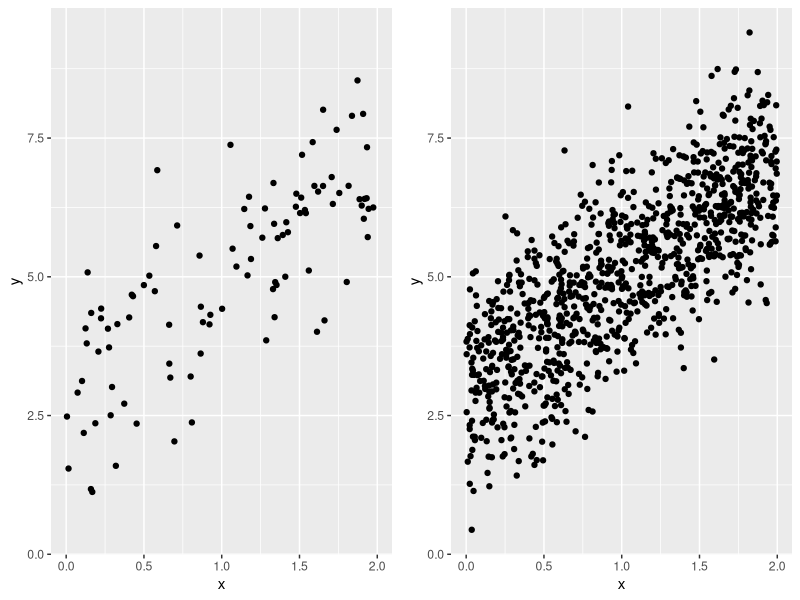
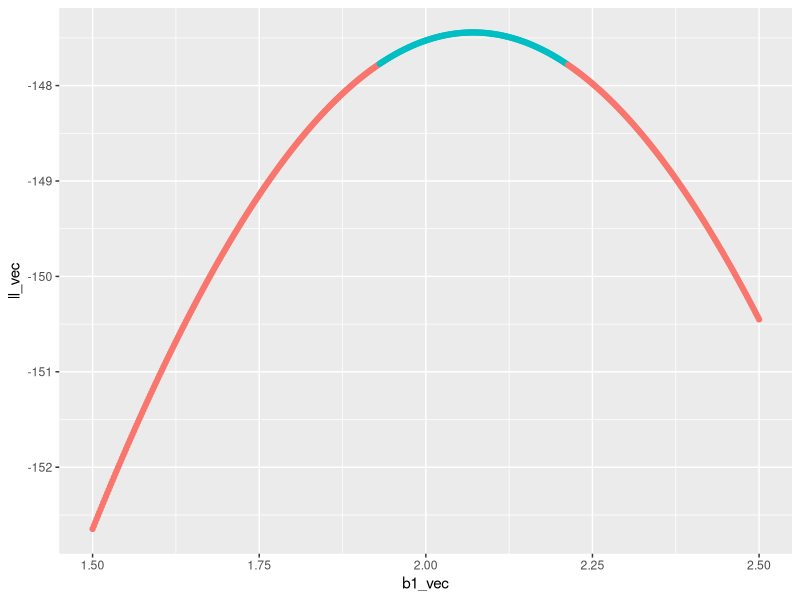

The R source for these figures, in order:
## ---- chunk 1
#| label: setup

# load all necessary packages
library(ggplot2)
library(cowplot)
library(dplyr)

## ---- chunk 2
# the true intercept
b0 <- 3

# the true slope
b1 <- 2

# the true sd of the normal dist
s <- 1

# now a data set with 100 samples
x <- runif(100, 0, 2)
y <- rnorm(length(x), b0 + b1 * x, sd = s)
dat_100 <- data.frame(x, y)

# next a data set with 1000 samples
x <- runif(1000, 0, 2)
y <- rnorm(length(x), b0 + b1 * x, sd = s)
dat_1000 <- data.frame(x, y)


## ---- chunk 3
#| label: fig-sim

gp_100 <- ggplot(dat_100, aes(x, y)) +
    geom_point() +
    xlim(range(dat_100$x, dat_1000$x)) +
    ylim(range(dat_100$y, dat_1000$y))

gp_1000 <- ggplot(dat_1000, aes(x, y)) +
    geom_point() +
    xlim(range(dat_100$x, dat_1000$x)) +
    ylim(range(dat_100$y, dat_1000$y))

# note: we can use `plot_grid` from package cowplot
# to compose multiple plots in one, but we needed
# to manually set `xlim` and `ylim` to be the same
# across plots
plot_grid(gp_100, gp_1000, nrow = 1)
## ---- chunk 4
# a function to calculate profile likelihood for slope of 
# a linear model `y ~ x`
prof_ll_fun <- function(b1_vec, x, y) {
    # vector to hold log likelihoods
    ll_vec <- numeric(length(b1_vec))
    
    # loop over all values of b1_vec
    for(i in 1:length(b1_vec)) {
        # make fixed model
        mod_fixed <- lm(y ~ 1 + offset(b1_vec[i] * x))
        
        # calculate log lik and store it
        ll_vec[i] <- as.numeric(logLik(mod_fixed))
    }
    
    # combine into data.frame
    ll <- data.frame(b1_vec, ll_vec)
    
    # now compare log lik of fixed models to log lik of full model
    
    # the full model
    # no need for `data` arg because we directly pass `x` and `y`
    # to the `prof_ll_fun` function
    mod <- lm(y ~ x) 
    
    # log lik of full model
    ll_full <- as.numeric(logLik(mod))
    
    # add column for whether point is within 95% CI
    ll <- mutate(ll, 
                 in_ci = ll_vec >= ll_full - pchisq(0.95, 1) / 2)
    
    # return the data.frame
    return(ll)
}

## ---- chunk 5
#| label: fig-prof-ll-100

# make a vector of possible b1 values
# we know the true slope is 2, so make values on either
# side of that
possible_b1 <- seq(1.5, 2.5, length.out = 500)

# run the profile likelihood function
prof_ll_100 <- prof_ll_fun(possible_b1, dat_100$x, dat_100$y)

# plot it
gp_prof_100 <- ggplot(prof_ll_100, aes(b1_vec, ll_vec, color = in_ci)) +
    geom_point() +
    # removing legend so we can ultimately add this plot
    # to the plot for profile likelihood with 1000 samples
    theme(legend.position = "none")

gp_prof_100
## ---- chunk 6
# sample size (this will vary across the loop)
n <- 100

# true slope (this will vary)
b1 <- 2

# simulated data (this will also vary for every iteration)
x <- runif(n, 0, 2)

# for simplicity we will keep intercept and variance
# constant across simulations, but `y` itself will need to 
# be re-simulated every time
y <- rnorm(n, mean = 1 + b1 * x, sd = 1)

# full model
mod1 <- lm(y ~ x)

# reduced model
mod0 <- lm(y ~ 1)

# calculate LRT p-value by hand (will be faster 
# in a for loop)
lambda <- 2 * (logLik(mod1) - logLik(mod0)) |> 
    as.numeric()

pval <- pchisq(lambda, 1, lower.tail = FALSE)

# test if pval is <= 0.05 (will will need to be stored 
# in a vector that you initialize before the for loop)
pval <= 0.05
## ---- chunk 7
b1_and_size <- expand.grid(reps = 1:20, 
                           b1 = 0:4, 
                           n = seq(20, 400, by = 20))

all_b1 <- b1_and_size$b1
all_n <- b1_and_size$n
